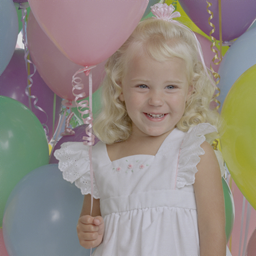
#> input picture img/Balloon.bmp, 256 x 256 px, given in place of img, which was not available
$ python enclose_in_rectangle.py --img_path ../../img
#> lines starting #> are read from the running program, lines starting #| are printed output that depends on the picture; pictures that were not available may be replaced by others from this repository, and a replacement may not be noted
#> further down, im is the input picture: shape (256, 256, 3); mean B, G, R 131.5, 137.9, 146.4
""" enclose in rectangle """
import numpy as np
import cv2

def enclose_in_rectangle(image_arr,
                         coordinate_leftup,
                         coordinate_rightdown,
                         rectangle_thickness=4,
                         rectangle_color=(0, 255, 0),  # BGR
                         margin_color=(255,255,255)):
    """
    | image_arr            | numpy.array | a numpy.array image, int array, shape(H, W)
    | coordinate_leftup    | list,tuple  | [x,y], horizantal axis x, vertical axis y
    | coordinate_rightdown | list,tuple  | [x,y], horizantal axis x, vertical axis y
    | rectangle_thickness  | int         | an odd number, rectangle frame thickness
    | rectangle_color      | tuple       | rectangle frame thickness
    | margin_color         | tuple       | 0-255, RGB=(margin_color,margin_color,margin_color)
    Return
    | canvas               | numpy.array | np.uint8
    """
#> called with rectangle_thickness = 4, rectangle_color = (0, 255, 0), margin_color = (255, 255, 255)
    #===================================
    # Canvasを用意
    canvas_h, canvas_w = image_arr.shape[0] + 2*rectangle_thickness, image_arr.shape[1] + 2*rectangle_thickness
#> canvas_h = 264; canvas_w = 264
    print(type(canvas_h))
#| <class 'int'>
    canvas = np.zeros(shape=(canvas_h, canvas_w, 3), dtype=np.uint8)
    for i in range(3):
        canvas[:,:,i] = margin_color[i]

    #===================================
    # 写真を配置
    canvas[rectangle_thickness:-rectangle_thickness, rectangle_thickness:-rectangle_thickness, :] = image_arr
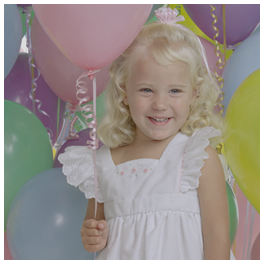
#> canvas: shape (264, 264, 3); mean B, G, R 138.9, 144.9, 152.9

    #===================================
    # 長方形を描く
    #canvas = cv2.rectangle(img=canvas, pt1=coordinate_leftup, pt2=coordinate_rightdown, color=rectangle_color, thickness=rectangle_thickness)
    # cv2.rectangle で指定するthicknessは不安定な（単純にpixel数ではない）ので以下のように自分で描画した
    leftup_x   , leftup_y    = np.array(coordinate_leftup)    + np.array([rectangle_thickness, rectangle_thickness])
    rightdown_x, rightdown_y = np.array(coordinate_rightdown) + np.array([rectangle_thickness, rectangle_thickness])
    color                    = np.array(rectangle_color)
    canvas[leftup_y-rectangle_thickness : leftup_y, leftup_x - rectangle_thickness : rightdown_x+1+rectangle_thickness, :]           = color  # 上辺
    canvas[rightdown_y+1 : rightdown_y+1+rectangle_thickness, leftup_x - rectangle_thickness : rightdown_x+1+rectangle_thickness, :] = color  # 底辺
    canvas[leftup_y-rectangle_thickness : rightdown_y+1+rectangle_thickness, leftup_x - rectangle_thickness : leftup_x, :]           = color  # 左辺
    canvas[leftup_y-rectangle_thickness : rightdown_y+1+rectangle_thickness, rightdown_x+1 : rightdown_x+1+rectangle_thickness, :]   = color  # 右辺
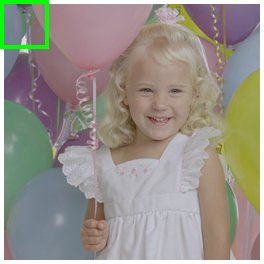
#> canvas: shape (264, 264, 3); mean B, G, R 136.9, 145.5, 150.8

    return canvas


if __name__ == "__main__":
    import os
    import argparse
    parser = argparse.ArgumentParser()
    ################################################################################################################################################################################################################################################
    #parser.add_argument('path_data_csv',       action='store', nargs=None, const=None, default=None, type=str, choices=None, required=True,  help='Directory path where your taken photo files are located.')
    parser.add_argument('--img_path',           action='store', nargs=None, const=None, default=None, type=str, choices=None, required=True,  help='image directory path')
    parser.add_argument('--rectangle_thickness',action='store', nargs='?',  const=4,    default=4,    type=int, choices=None, required=False, help='')
    args = parser.parse_args()

    #===================================
    # 画像読み込み
    im = cv2.imread(filename=args.img_path)

    #===================================
    canvas = enclose_in_rectangle(image_arr=im,
                                  coordinate_leftup=[0,0],
                                  coordinate_rightdown=[40, 40],
                                  rectangle_thickness=args.rectangle_thickness)
    print("im.min() : {}".format(im.min()))
#| im.min() : 17
    print("type(im) : {}".format(type(im)))
#| type(im) : <class 'numpy.ndarray'>
    print("im.shape : {}".format(im.shape))
#| im.shape : (256, 256, 3)

    #===================================
    # cv2.imshow
    # https://docs.opencv.org/3.0-beta/modules/highgui/doc/user_interface.html?highlight=cv2.imshow#cv2.imshow
    im = canvas.astype(dtype=np.uint8)
    cv2.namedWindow("Sample Image")
    cv2.imshow("Sample Image", im)
    cv2.waitKey(0)
    cv2.destroyAllWindows()

$ run again, on img/Earth.bmp
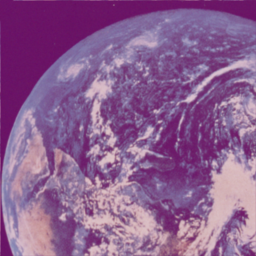
#> input picture img/Earth.bmp, 256 x 256 px, given in place of img, which was not available
#> im is the input picture: shape (256, 256, 3); mean B, G, R 144.1, 95.4, 140.1
#| <class 'int'>
#> in enclose_in_rectangle, `canvas[rectangle_thickness:-rectangle_thickness, rectangle_thickness:-..`:
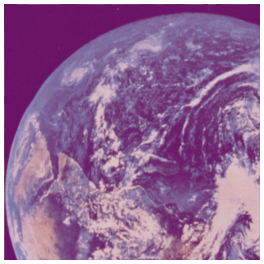
#> canvas: shape (264, 264, 3); mean B, G, R 150.7, 104.9, 146.9
#> in enclose_in_rectangle, `canvas[leftup_y-rectangle_thickness : rightdown_y+1+rectangle_thicknes..`:
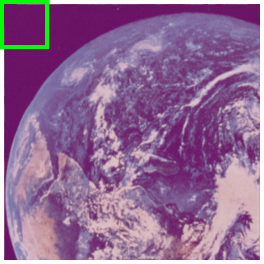
#> canvas: shape (264, 264, 3); mean B, G, R 148.8, 106.1, 145
#| im.min() : 13
#| type(im) : <class 'numpy.ndarray'>
#| im.shape : (256, 256, 3)
